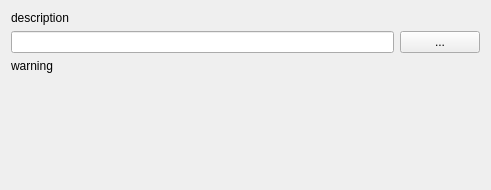
<?xml version="1.0" encoding="UTF-8"?>
<ui version="4.0">
	<class>TargetWidget</class>
	<widget class="QWidget" name="TargetWidget">
		<property name="geometry">
			<rect>
				<x>0</x>
				<y>0</y>
				<width>491</width>
				<height>190</height>
			</rect>
		</property>
		<property name="sizePolicy">
			<sizepolicy hsizetype="Preferred" vsizetype="Preferred">
				<horstretch>0</horstretch>
				<verstretch>0</verstretch>
			</sizepolicy>
		</property>
		<property name="minimumSize">
			<size>
				<width>491</width>
				<height>190</height>
			</size>
		</property>
		<property name="windowTitle">
			<string>Form</string>
		</property>
		<layout class="QVBoxLayout" name="verticalLayout">
			<item>
				<widget class="QLabel" name="description">
					<property name="text">
						<string>description</string>
					</property>
				</widget>
			</item>
			<item>
				<layout class="QHBoxLayout" name="horizontalLayout">
					<property name="spacing">
						<number>6</number>
					</property>
					<item>
						<widget class="QLineEdit" name="targetDirectory">
							<property name="readOnly">
								<bool>true</bool>
							</property>
						</widget>
					</item>
					<item>
						<widget class="QPushButton" name="targetChooser">
							<property name="text">
								<string>...</string>
							</property>
						</widget>
					</item>
				</layout>
			</item>
			<item>
				<widget class="QLabel" name="warning">
					<property name="enabled">
						<bool>true</bool>
					</property>
					<property name="text">
						<string>warning</string>
					</property>
				</widget>
			</item>
			<item>
				<spacer name="verticalSpacer">
					<property name="orientation">
						<enum>Qt::Vertical</enum>
					</property>
					<property name="sizeHint" stdset="0">
						<size>
							<width>20</width>
							<height>122</height>
						</size>
					</property>
				</spacer>
			</item>
		</layout>
	</widget>
	<resources/>
	<connections/>
</ui>
